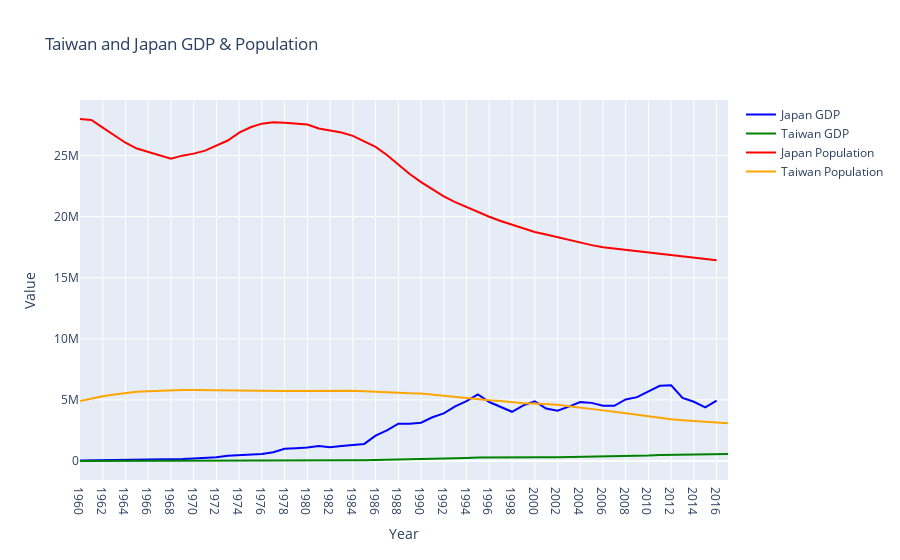

The notebook cell saved with this chart:
### Code cell
import pandas as pd
import plotly.express as px
import plotly.graph_objs as go
#比較台日0-14歲人口和GDP關係
# 读取台湾和日本的GDP数据
dataGDP_JP = pd.read_csv('gdp_japan.csv', encoding='utf-8')
dataGDP_TW = pd.read_csv('gdp_taiwan.csv', encoding='utf-8')

# 使用melt函数将GDP数据的年份列转换为一列，并为每个文件添加标识
melted_df_GDP_JP = dataGDP_JP.melt(id_vars=['year'], var_name='Year', value_name='GDP_JP')
melted_df_GDP_JP['Country'] = 'Japan'

melted_df_GDP_TW = dataGDP_TW.melt(id_vars=['Name'], var_name='Year', value_name='GDP_TW')
melted_df_GDP_TW['Country'] = 'Taiwan'

# 合并两个GDP数据的DataFrame
merged_df_GDP = pd.concat([melted_df_GDP_JP, melted_df_GDP_TW])

# 读取并转置日本和台湾的人口数据
population_JP = pd.read_csv('population_JP_0-14.csv', encoding='utf-8')
population_TW = pd.read_csv('population_taiwan.csv', encoding='utf-8')

# 使用transpose函数将人口数据的行列进行转置，并为每个文件添加标识
transposed_population_JP = population_JP.transpose()
transposed_population_JP.reset_index(inplace=True)
transposed_population_JP.columns = ['Year', 'Population_JP']
transposed_population_JP['Country'] = 'Japan'

transposed_population_TW = population_TW.transpose()
transposed_population_TW.reset_index(inplace=True)
transposed_population_TW.columns = ['Year', 'Population_TW']
transposed_population_TW['Country'] = 'Taiwan'

# 合并GDP数据和转置后的人口数据，使用'Year'和'Country'作为键
merged_df = pd.merge(merged_df_GDP, transposed_population_JP, on=['Year', 'Country'], how='outer')
merged_df = pd.merge(merged_df, transposed_population_TW, on=['Year', 'Country'], how='outer')

# 绘制线图，为每个变量指定不同的颜色
# 创建图形
fig = go.Figure()

# 为每个变量创建线条并指定颜色
fig.add_trace(go.Scatter(x=merged_df['Year'], y=merged_df['GDP_JP'], mode='lines', name='Japan GDP', line=dict(color='blue')))
fig.add_trace(go.Scatter(x=merged_df['Year'], y=merged_df['GDP_TW'], mode='lines', name='Taiwan GDP', line=dict(color='green')))
fig.add_trace(go.Scatter(x=merged_df['Year'], y=merged_df['Population_JP'], mode='lines', name='Japan Population', line=dict(color='red')))
fig.add_trace(go.Scatter(x=merged_df['Year'], y=merged_df['Population_TW'], mode='lines', name='Taiwan Population', line=dict(color='orange')))

# 设置图形布局
fig.update_layout(title='Taiwan and Japan GDP & Population',
                  xaxis_title='Year',
                  yaxis_title='Value')

# 显示图形
fig.show()

### Figure 1 — Plotly figure (JSON) as saved in the notebook; plotly's stock layout.template omitted (floating-point values rounded to 4 significant figures)
{"data": [{"line": {"color": "blue"}, "mode": "lines", "name": "Japan GDP", "type": "scatter", "x": ["1960", "1961", "1962", "1963", "1964", "1965", "1966", "1967", "1968", "1969", "1970", "1971", "1972", "1973", "1974", "1975", "1976", "1977", "1978", "1979", "1980", "1981", "1982", "1983", "1984", "1985", "1986", "1987", "1988", "1989", "1990", "1991", "1992", "1993", "1994", "1995", "1996", "1997", "1998", "1999", "2000", "2001", "2002", "2003", "2004", "2005", "2006", "2007", "2008", "2009", "2010", "2011", "2012", "2013", "2014", "2015", "2016", "1960", "1961", "1962", "1963", "1964", "1965", "1966", "1967", "1968", "1969", "1970", "1971", "1972", "1973", "1974", "1975", "1976", "1977", "1978", "1979", "1980", "1981", "1982", "1983", "1984", "1985", "1986", "1987", "1988", "1989", "1990", "1991", "1992", "1993", "1994", "1995", "1996", "1997", "1998", "1999", "2000", "2001", "2002", "2003", "2004", "2005", "2006", "2007", "2008", "2009", "2010", "2011", "2012", "2013", "2014", "2015", "2016", "2017", "2017"], "y": [44307, 53509, 60723, 69498, 81749, 90950, 106000, 124000, 147000, 172000, 212000, 239000, 316000, 430000, 477000, 519000, 583000, 718000, 1010000, 1050000, 1100000, 1220000, 1130000, 1230000, 1310000, 1400000, 2080000, 2510000, 3050000, 3050000, 3140000, 3580000, 3900000, 4470000, 4910000, 5450000, 4830000, 4410000, 4030000, 4560000, 4890000, 4300000, 4120000, 4450000, 4820000, 4760000, 4530000, 4520000, 5040000, 5230000, 5700000, 6160000, 6200000, 5160000, 4850000, 4390000, 4950000, null, null, null, null, null, null, null, null, null, null, null, null, null, null, null, null, null, null, null, null, null, null, null, null, null, null, null, null, null, null, null, null, null, null, null, null, null, null, null, null, null, null, null, null, null, null, null, null, null, null, null, null, null, null, null, null, null, null, null]}, {"line": {"color": "green"}, "mode": "lines", "name": "Taiwan GDP", "type": "scatter", "x": ["1960", "1961", "1962", "1963", "1964", "1965", "1966", "1967", "1968", "1969", "1970", "1971", "1972", "1973", "1974", "1975", "1976", "1977", "1978", "1979", "1980", "1981", "1982", "1983", "1984", "1985", "1986", "1987", "1988", "1989", "1990", "1991", "1992", "1993", "1994", "1995", "1996", "1997", "1998", "1999", "2000", "2001", "2002", "2003", "2004", "2005", "2006", "2007", "2008", "2009", "2010", "2011", "2012", "2013", "2014", "2015", "2016", "1960", "1961", "1962", "1963", "1964", "1965", "1966", "1967", "1968", "1969", "1970", "1971", "1972", "1973", "1974", "1975", "1976", "1977", "1978", "1979", "1980", "1981", "1982", "1983", "1984", "1985", "1986", "1987", "1988", "1989", "1990", "1991", "1992", "1993", "1994", "1995", "1996", "1997", "1998", "1999", "2000", "2001", "2002", "2003", "2004", "2005", "2006", "2007", "2008", "2009", "2010", "2011", "2012", "2013", "2014", "2015", "2016", "2017", "2017"], "y": [null, null, null, null, null, null, null, null, null, null, null, null, null, null, null, null, null, null, null, null, null, null, null, null, null, null, null, null, null, null, null, null, null, null, null, null, null, null, null, null, null, null, null, null, null, null, null, null, null, null, null, null, null, null, null, null, null, 1743, 1778, 1960, 2219, 2592, 2869, 3207, 3709, 4326, 5018, 5786, 6728, 8063, 10941, 14740, 15838, 18989, 22254, 27375, 33878, 42295, 49063, 49550, 54169, 61052, 63623, 78386, 104956, 126366, 152710, 166615, 187314, 223159, 235140, 256404, 279224, 292665, 303737, 280369, 304171, 331452, 300450, 308875, 318590, 348479, 375769, 388589, 408254, 416961, 392065, 446105, 485653, 495845, 511614, 530519, 525562, 530532, 572767, null]}, {"line": {"color": "red"}, "mode": "lines", "name": "Japan Population", "type": "scatter", "x": ["1960", "1961", "1962", "1963", "1964", "1965", "1966", "1967", "1968", "1969", "1970", "1971", "1972", "1973", "1974", "1975", "1976", "1977", "1978", "1979", "1980", "1981", "1982", "1983", "1984", "1985", "1986", "1987", "1988", "1989", "1990", "1991", "1992", "1993", "1994", "1995", "1996", "1997", "1998", "1999", "2000", "2001", "2002", "2003", "2004", "2005", "2006", "2007", "2008", "2009", "2010", "2011", "2012", "2013", "2014", "2015", "2016", "1960", "1961", "1962", "1963", "1964", "1965", "1966", "1967", "1968", "1969", "1970", "1971", "1972", "1973", "1974", "1975", "1976", "1977", "1978", "1979", "1980", "1981", "1982", "1983", "1984", "1985", "1986", "1987", "1988", "1989", "1990", "1991", "1992", "1993", "1994", "1995", "1996", "1997", "1998", "1999", "2000", "2001", "2002", "2003", "2004", "2005", "2006", "2007", "2008", "2009", "2010", "2011", "2012", "2013", "2014", "2015", "2016", "2017", "2017"], "y": [27994280, 27921824, 27291398, 26643474, 26051595, 25576728, 25282977, 25039007, 24736042, 24994444, 25161205, 25403515, 25844040, 26232625, 26873506, 27320351, 27614449, 27735022, 27683851, 27597705, 27541957, 27218290, 27032942, 26890749, 26611565, 26134688, 25709747, 25054373, 24262994, 23496506, 22823141, 22206971, 21662451, 21193771, 20776926, 20378454, 19990692, 19648790, 19345295, 19042930, 18751336, 18536369, 18308488, 18083198, 17857583, 17670280, 17499244, 17392559, 17307781, 17211777, 17103318, 17006452, 16888200, 16755951, 16628514, 16517168, 16427690, null, null, null, null, null, null, null, null, null, null, null, null, null, null, null, null, null, null, null, null, null, null, null, null, null, null, null, null, null, null, null, null, null, null, null, null, null, null, null, null, null, null, null, null, null, null, null, null, null, null, null, null, null, null, null, null, null, null, 16338645]}, {"line": {"color": "orange"}, "mode": "lines", "name": "Taiwan Population", "type": "scatter", "x": ["1960", "1961", "1962", "1963", "1964", "1965", "1966", "1967", "1968", "1969", "1970", "1971", "1972", "1973", "1974", "1975", "1976", "1977", "1978", "1979", "1980", "1981", "1982", "1983", "1984", "1985", "1986", "1987", "1988", "1989", "1990", "1991", "1992", "1993", "1994", "1995", "1996", "1997", "1998", "1999", "2000", "2001", "2002", "2003", "2004", "2005", "2006", "2007", "2008", "2009", "2010", "2011", "2012", "2013", "2014", "2015", "2016", "1960", "1961", "1962", "1963", "1964", "1965", "1966", "1967", "1968", "1969", "1970", "1971", "1972", "1973", "1974", "1975", "1976", "1977", "1978", "1979", "1980", "1981", "1982", "1983", "1984", "1985", "1986", "1987", "1988", "1989", "1990", "1991", "1992", "1993", "1994", "1995", "1996", "1997", "1998", "1999", "2000", "2001", "2002", "2003", "2004", "2005", "2006", "2007", "2008", "2009", "2010", "2011", "2012", "2013", "2014", "2015", "2016", "2017", "2017"], "y": [null, null, null, null, null, null, null, null, null, null, null, null, null, null, null, null, null, null, null, null, null, null, null, null, null, null, null, null, null, null, null, null, null, null, null, null, null, null, null, null, null, null, null, null, null, null, null, null, null, null, null, null, null, null, null, null, null, 4904397, 5111677, 5293356, 5445602, 5572647, 5667341, 5711500, 5754885, 5794187, 5806201, 5821139, 5805182, 5833400, 5804956, 5767390, 5737621, 5754486, 5735285, 5727345, 5740709, 5739248, 5754357, 5785356, 5789914, 5758317, 5716144, 5658666, 5600598, 5578872, 5543197, 5525365, 5427150, 5361347, 5279705, 5169581, 5076083, 4982543, 4914280, 4815400, 4734596, 4703093, 4661884, 4598892, 4481620, 4387082, 4259049, 4145631, 4030645, 3905203, 3778018, 3624311, 3501790, 3411677, 3346601, 3277300, 3187780, 3141881, 3091873, null]}], "layout": {"title": {"text": "Taiwan and Japan GDP & Population"}, "xaxis": {"title": {"text": "Year"}}, "yaxis": {"title": {"text": "Value"}}}}
